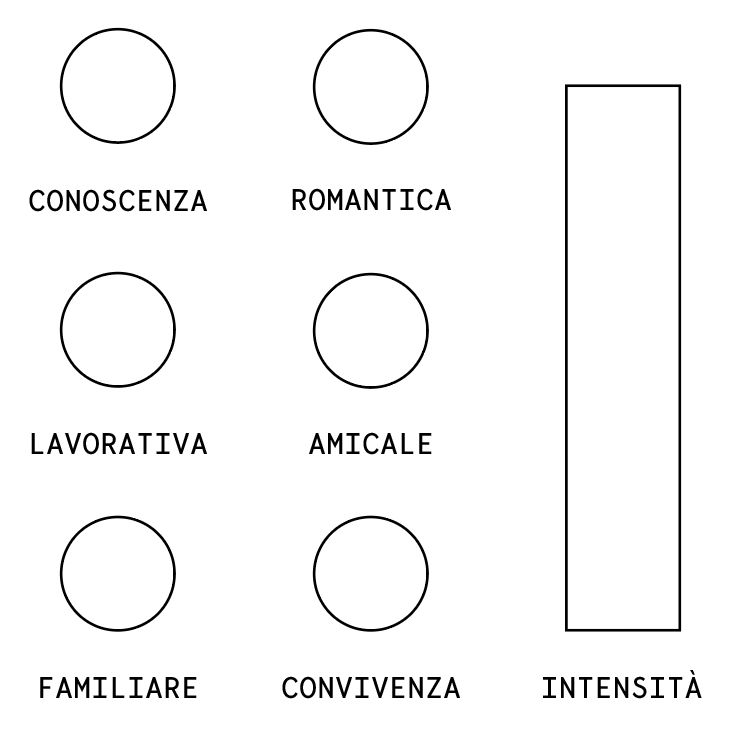
#> input picture CONTRACT/assets/pezzo.png, 730 x 732 px
$ python relationship_viz.py   (older library calls are emulated)
#> lines starting #> are read from the running program, lines starting #| are printed output that depends on the picture
from PIL import Image, ImageDraw, ImageFont
import os

# ==============================================================================
# ⚠️ CONFIGURAZIONE GEOMETRICA UNICA (Layout Standard)
# ==============================================================================
# Questo layout viene applicato a ENTRAMBE le persone.
# Ipotizziamo: Pulsanti a SINISTRA, Slider a DESTRA.

FILL_COLOR = (0, 0, 0, 255)       # Nero Pieno
TEXT_COLOR = (0, 0, 0, 255)       # Testo Nero
FONT_SIZE = 40
BTN_RADIUS = 83  # <--- Raggio dei cerchi neri dei bottoni

# 1. COORDINATE SLIDER (Rettangolo Interno Vuoto)
# Format: (Left_X, Top_Y, Right_X, Bottom_Y)
# Esempio: Se lo slider è a destra nell'immagine, la X sarà alta (es. 600)
SLIDER_BOX = (842, 168, 1005, 952)

# 2. COORDINATE CENTRI BOTTONI (Colonna a Sinistra)
# Lista di 6 coordinate (X, Y) dall'alto in basso.
# Esempio: Se sono a sinistra, la X sarà bassa (es. 100)
BTN_CENTERS = [
    (194, 168),  # Bottone 0 (Alto)
    (560, 168),  # Bottone 1
    (194, 520),  # Bottone 2
    (560, 520),  # Bottone 3
    (194, 870),  # Bottone 4
    (560, 870),  # Bottone 5 (Basso)
]
# ==============================================================================

def genera_pezzo_singolo(dati_persona, path_output):
    """
    Genera un file immagine per una singola persona usando il layout standard.
    dati_persona: dizionario {'buttons': [0,1...], 'slider': 0-100}
    """
#> called with path_output = 'test_p0_layout.png'
    # 1. Setup Percorsi
    base_dir = os.path.abspath(os.path.join(os.path.dirname(__file__), '..', '..'))
    template_path = os.path.join(base_dir, 'CONTRACT', 'assets', 'pezzo.png')
    font_path = os.path.join(base_dir, 'CONTRACT', 'assets', 'BergenMono-Regular.ttf')

    # 2. Caricamento Risorse
    try:
        img = Image.open(template_path).convert("RGBA")
        draw = ImageDraw.Draw(img)
        try:
            font = ImageFont.truetype(font_path, FONT_SIZE)
        except OSError:
            font = ImageFont.load_default()
    except FileNotFoundError:
        print(f"[ALUA] Errore: Template non trovato in {template_path}")
        return None

    # 3. DISEGNO CERCHI (BOTTONI)
    # Prendiamo i 6 stati dei bottoni
    buttons = dati_persona.get('buttons', [0]*6)

    for i, stato in enumerate(buttons):
        # Disegna solo se il bottone è premuto (1) e se esiste la coordinata
        if stato == 1 and i < len(BTN_CENTERS):
            cx, cy = BTN_CENTERS[i]
            # Calcola il rettangolo (bounding box) del cerchio
            bbox = (cx - BTN_RADIUS, cy - BTN_RADIUS, cx + BTN_RADIUS, cy + BTN_RADIUS)
            draw.ellipse(bbox, fill=FILL_COLOR)

    # 4. DISEGNO SLIDER
    slider_val = dati_persona.get('slider', 0)
    lx, ty, rx, by = SLIDER_BOX

    full_height = by - ty
    fill_height = int(full_height * (slider_val / 100.0))
    fill_top = by - fill_height

    # Disegna barra nera dal basso
    if slider_val > 0:
        draw.rectangle([(lx, fill_top), (rx, by)], fill=FILL_COLOR)

    # Disegna percentuale sopra
    text = f"{slider_val}%"
    text_w, text_h = draw.textsize(text, font=font) if hasattr(draw, 'textsize') else (40, 20)
#> text_w = 89; text_h = 38
    # Centra il testo sopra la colonna dello slider
    text_x = lx + (rx - lx - text_w) // 2 - 10
#> text_x = 869
    text_y = ty - 34 - text_h - 35
#> text_y = 61
    draw.text((text_x, text_y), text, font=font, fill=TEXT_COLOR)

    # 5. Salvataggio
    img.save(path_output)
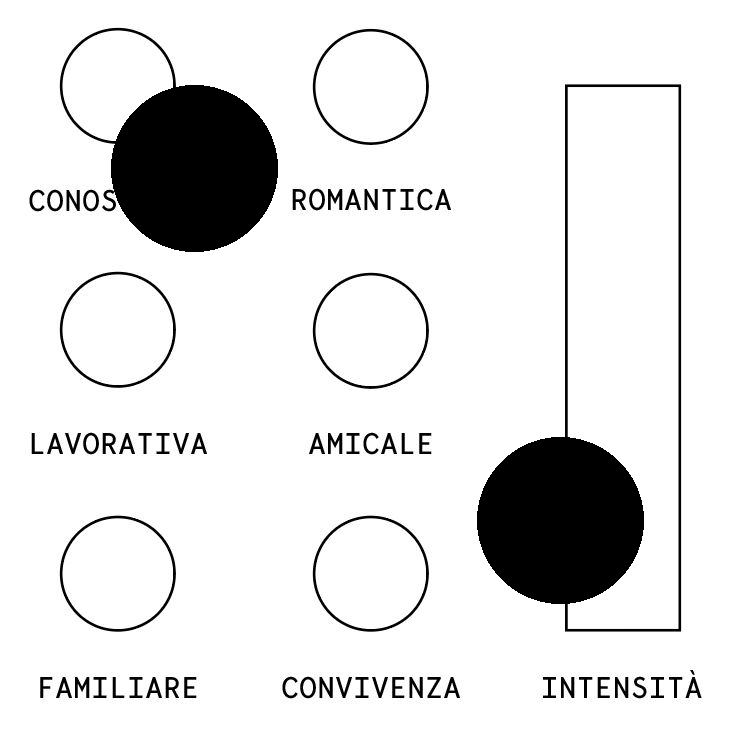
#> saved as test_p0_layout.png: PIL image 730x732 RGBA; mean R, G, B, A 226.4, 226.4, 226.4, 255
    return path_output

# --- TEST ---
if __name__ == "__main__":
    # Dati finti
    p0_data = {'buttons': [1,0,0,1,0,0], 'slider': 80}
    p1_data = {'buttons': [0,1,0,0,1,0], 'slider': 25}

    print("Genero Test P0...")
    genera_pezzo_singolo(p0_data, "test_p0_layout.png")

    print("Genero Test P1...")
    genera_pezzo_singolo(p1_data, "test_p1_layout.png")
#> call 2 of genera_pezzo_singolo, with path_output = 'test_p1_layout.png'
#> in genera_pezzo_singolo (call 2), `img.save(path_output)`:
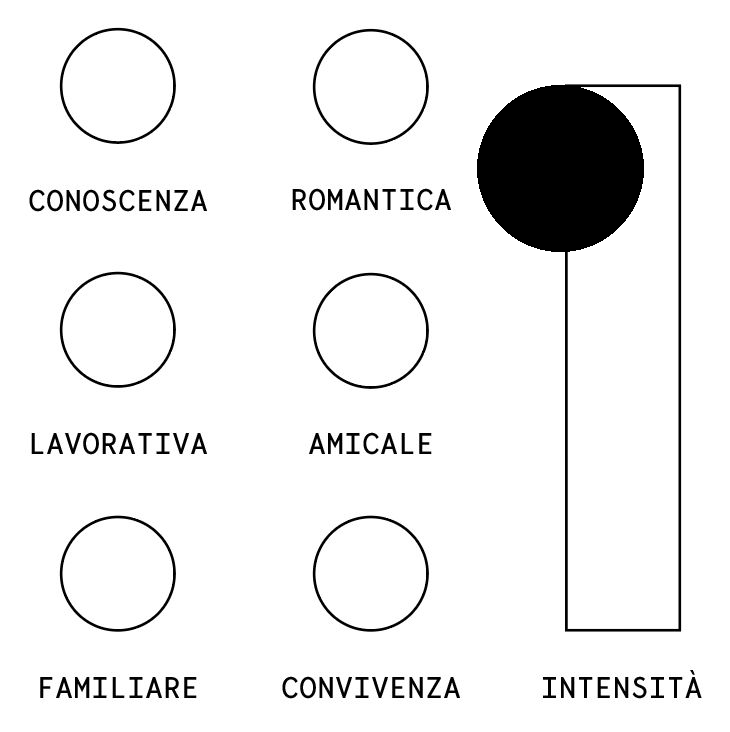
#> saved as test_p1_layout.png: PIL image 730x732 RGBA; mean R, G, B, A 236.4, 236.4, 236.4, 255

    print("Fatto. I due file devono avere lo STESSO layout grafico.")
